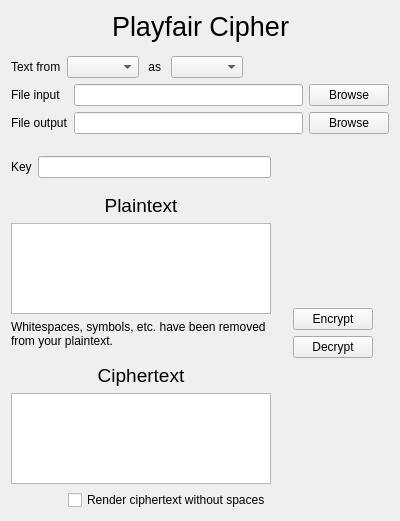
<?xml version="1.0" encoding="UTF-8"?>
<ui version="4.0">
 <class>PlayfairWidget</class>
 <widget class="QWidget" name="PlayfairWidget">
  <property name="geometry">
   <rect>
    <x>0</x>
    <y>0</y>
    <width>400</width>
    <height>521</height>
   </rect>
  </property>
  <property name="windowTitle">
   <string>Form</string>
  </property>
  <layout class="QVBoxLayout" name="verticalLayout">
   <item>
    <layout class="QHBoxLayout" name="horizontalLayout_2">
     <property name="sizeConstraint">
      <enum>QLayout::SetFixedSize</enum>
     </property>
     <property name="bottomMargin">
      <number>8</number>
     </property>
     <item>
      <spacer name="horizontalSpacer">
       <property name="orientation">
        <enum>Qt::Horizontal</enum>
       </property>
       <property name="sizeHint" stdset="0">
        <size>
         <width>40</width>
         <height>20</height>
        </size>
       </property>
      </spacer>
     </item>
     <item>
      <layout class="QVBoxLayout" name="verticalLayout_3">
       <property name="sizeConstraint">
        <enum>QLayout::SetFixedSize</enum>
       </property>
       <item>
        <widget class="QLabel" name="label">
         <property name="sizePolicy">
          <sizepolicy hsizetype="Preferred" vsizetype="Fixed">
           <horstretch>0</horstretch>
           <verstretch>0</verstretch>
          </sizepolicy>
         </property>
         <property name="font">
          <font>
           <pointsize>20</pointsize>
          </font>
         </property>
         <property name="text">
          <string>Playfair Cipher</string>
         </property>
        </widget>
       </item>
      </layout>
     </item>
     <item>
      <spacer name="horizontalSpacer_2">
       <property name="orientation">
        <enum>Qt::Horizontal</enum>
       </property>
       <property name="sizeHint" stdset="0">
        <size>
         <width>40</width>
         <height>20</height>
        </size>
       </property>
      </spacer>
     </item>
    </layout>
   </item>
   <item>
    <layout class="QHBoxLayout" name="horizontalLayout_4">
     <item>
      <widget class="QLabel" name="label_3">
       <property name="sizePolicy">
        <sizepolicy hsizetype="Fixed" vsizetype="Preferred">
         <horstretch>0</horstretch>
         <verstretch>0</verstretch>
        </sizepolicy>
       </property>
       <property name="text">
        <string>Text from</string>
       </property>
      </widget>
     </item>
     <item>
      <widget class="QComboBox" name="sourceComboBox">
       <property name="sizePolicy">
        <sizepolicy hsizetype="Preferred" vsizetype="Preferred">
         <horstretch>0</horstretch>
         <verstretch>0</verstretch>
        </sizepolicy>
       </property>
      </widget>
     </item>
     <item>
      <widget class="QWidget" name="textTypeContainer_2" native="true">
       <layout class="QHBoxLayout" name="textTypeContainer">
        <property name="spacing">
         <number>6</number>
        </property>
        <property name="sizeConstraint">
         <enum>QLayout::SetFixedSize</enum>
        </property>
        <property name="leftMargin">
         <number>0</number>
        </property>
        <property name="topMargin">
         <number>0</number>
        </property>
        <property name="rightMargin">
         <number>0</number>
        </property>
        <property name="bottomMargin">
         <number>0</number>
        </property>
        <item>
         <widget class="QLabel" name="label_6">
          <property name="sizePolicy">
           <sizepolicy hsizetype="Fixed" vsizetype="Preferred">
            <horstretch>0</horstretch>
            <verstretch>0</verstretch>
           </sizepolicy>
          </property>
          <property name="text">
           <string> as </string>
          </property>
         </widget>
        </item>
        <item>
         <widget class="QComboBox" name="textTypeComboBox">
          <property name="sizePolicy">
           <sizepolicy hsizetype="Preferred" vsizetype="Preferred">
            <horstretch>0</horstretch>
            <verstretch>0</verstretch>
           </sizepolicy>
          </property>
         </widget>
        </item>
       </layout>
      </widget>
     </item>
     <item>
      <spacer name="horizontalSpacer_3">
       <property name="orientation">
        <enum>Qt::Horizontal</enum>
       </property>
       <property name="sizeHint" stdset="0">
        <size>
         <width>40</width>
         <height>20</height>
        </size>
       </property>
      </spacer>
     </item>
    </layout>
   </item>
   <item>
    <widget class="QWidget" name="fileHandlingContainer" native="true">
     <layout class="QGridLayout" name="aa">
      <property name="leftMargin">
       <number>0</number>
      </property>
      <property name="topMargin">
       <number>0</number>
      </property>
      <property name="rightMargin">
       <number>0</number>
      </property>
      <property name="bottomMargin">
       <number>0</number>
      </property>
      <property name="horizontalSpacing">
       <number>6</number>
      </property>
      <item row="0" column="0">
       <widget class="QLabel" name="label_7">
        <property name="text">
         <string>File input</string>
        </property>
       </widget>
      </item>
      <item row="1" column="2">
       <widget class="QPushButton" name="browseFileOutputButton">
        <property name="text">
         <string>Browse</string>
        </property>
       </widget>
      </item>
      <item row="1" column="1">
       <widget class="QLineEdit" name="fileOutputTextBox"/>
      </item>
      <item row="1" column="0">
       <widget class="QLabel" name="label_9">
        <property name="text">
         <string>File output</string>
        </property>
       </widget>
      </item>
      <item row="0" column="1">
       <widget class="QLineEdit" name="fileInputTextBox"/>
      </item>
      <item row="0" column="2">
       <widget class="QPushButton" name="browseFileInputButton">
        <property name="text">
         <string>Browse</string>
        </property>
       </widget>
      </item>
     </layout>
    </widget>
   </item>
   <item>
    <layout class="QHBoxLayout" name="horizontalLayout_3">
     <property name="topMargin">
      <number>16</number>
     </property>
     <item>
      <layout class="QVBoxLayout" name="verticalLayout_6">
       <item>
        <layout class="QHBoxLayout" name="horizontalLayout_6">
         <item>
          <widget class="QLabel" name="label_8">
           <property name="text">
            <string>Key</string>
           </property>
          </widget>
         </item>
         <item>
          <widget class="QLineEdit" name="keyTexyBox"/>
         </item>
        </layout>
       </item>
       <item>
        <spacer name="verticalSpacer_4">
         <property name="orientation">
          <enum>Qt::Vertical</enum>
         </property>
         <property name="sizeType">
          <enum>QSizePolicy::Fixed</enum>
         </property>
         <property name="sizeHint" stdset="0">
          <size>
           <width>0</width>
           <height>10</height>
          </size>
         </property>
        </spacer>
       </item>
       <item>
        <widget class="QLabel" name="label_4">
         <property name="font">
          <font>
           <pointsize>14</pointsize>
          </font>
         </property>
         <property name="text">
          <string>Plaintext</string>
         </property>
         <property name="alignment">
          <set>Qt::AlignCenter</set>
         </property>
        </widget>
       </item>
       <item>
        <widget class="QPlainTextEdit" name="plainTextBox"/>
       </item>
       <item>
        <widget class="QLabel" name="plainTextWarningLabel">
         <property name="font">
          <font>
           <pointsize>9</pointsize>
          </font>
         </property>
         <property name="text">
          <string>Whitespaces, symbols, etc. have been removed from your plaintext.</string>
         </property>
         <property name="wordWrap">
          <bool>true</bool>
         </property>
         <property name="margin">
          <number>0</number>
         </property>
        </widget>
       </item>
       <item>
        <spacer name="verticalSpacer_3">
         <property name="orientation">
          <enum>Qt::Vertical</enum>
         </property>
         <property name="sizeType">
          <enum>QSizePolicy::Fixed</enum>
         </property>
         <property name="sizeHint" stdset="0">
          <size>
           <width>0</width>
           <height>10</height>
          </size>
         </property>
        </spacer>
       </item>
       <item>
        <widget class="QLabel" name="label_5">
         <property name="font">
          <font>
           <pointsize>14</pointsize>
          </font>
         </property>
         <property name="text">
          <string>Ciphertext</string>
         </property>
         <property name="alignment">
          <set>Qt::AlignCenter</set>
         </property>
         <property name="margin">
          <number>0</number>
         </property>
        </widget>
       </item>
       <item>
        <widget class="QPlainTextEdit" name="cipherTextBox"/>
       </item>
       <item alignment="Qt::AlignRight">
        <widget class="QCheckBox" name="renderCipherTextBox">
         <property name="text">
          <string>Render ciphertext without spaces</string>
         </property>
        </widget>
       </item>
      </layout>
     </item>
     <item>
      <layout class="QVBoxLayout" name="verticalLayout_8" stretch="0,0,0,0">
       <property name="leftMargin">
        <number>16</number>
       </property>
       <property name="rightMargin">
        <number>16</number>
       </property>
       <item>
        <spacer name="verticalSpacer">
         <property name="orientation">
          <enum>Qt::Vertical</enum>
         </property>
         <property name="sizeHint" stdset="0">
          <size>
           <width>20</width>
           <height>40</height>
          </size>
         </property>
        </spacer>
       </item>
       <item>
        <widget class="QPushButton" name="encryptButton">
         <property name="text">
          <string>Encrypt</string>
         </property>
        </widget>
       </item>
       <item>
        <widget class="QPushButton" name="decryptButton">
         <property name="text">
          <string>Decrypt</string>
         </property>
        </widget>
       </item>
       <item>
        <spacer name="verticalSpacer_2">
         <property name="orientation">
          <enum>Qt::Vertical</enum>
         </property>
         <property name="sizeHint" stdset="0">
          <size>
           <width>20</width>
           <height>40</height>
          </size>
         </property>
        </spacer>
       </item>
      </layout>
     </item>
    </layout>
   </item>
  </layout>
 </widget>
 <resources/>
 <connections/>
</ui>
